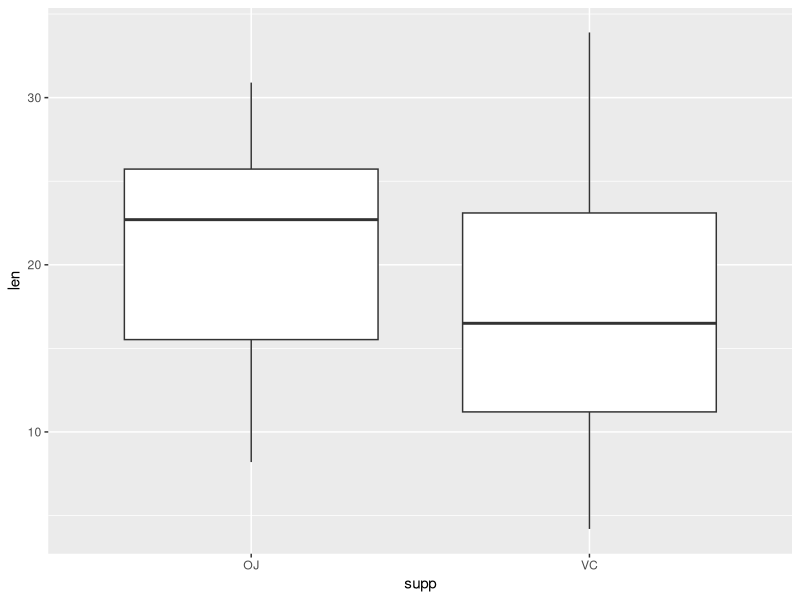
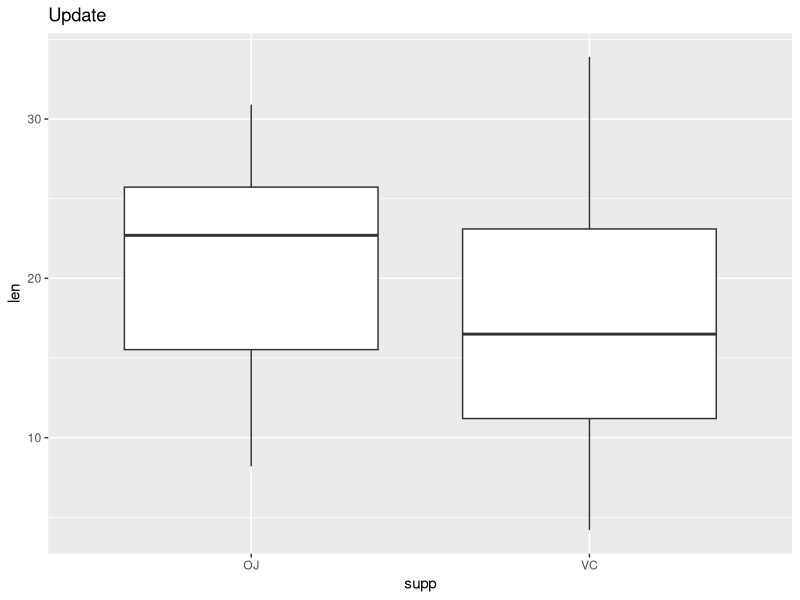
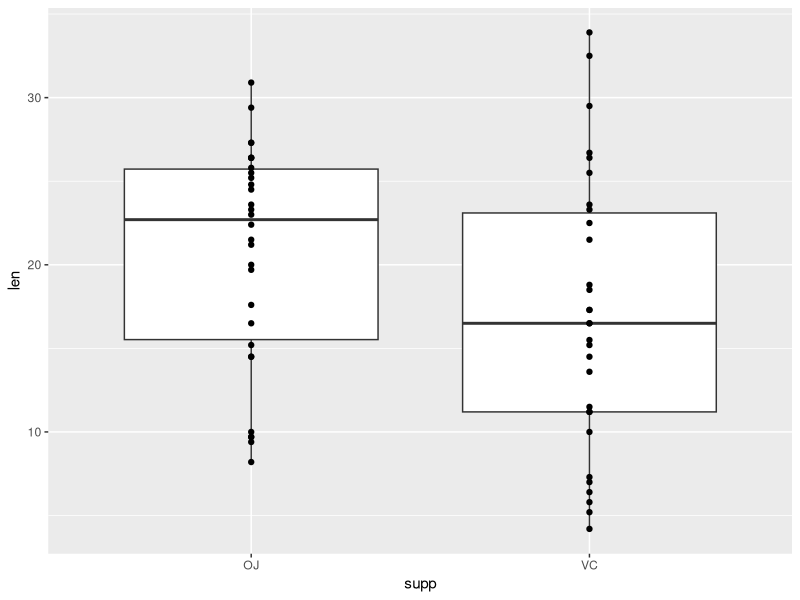
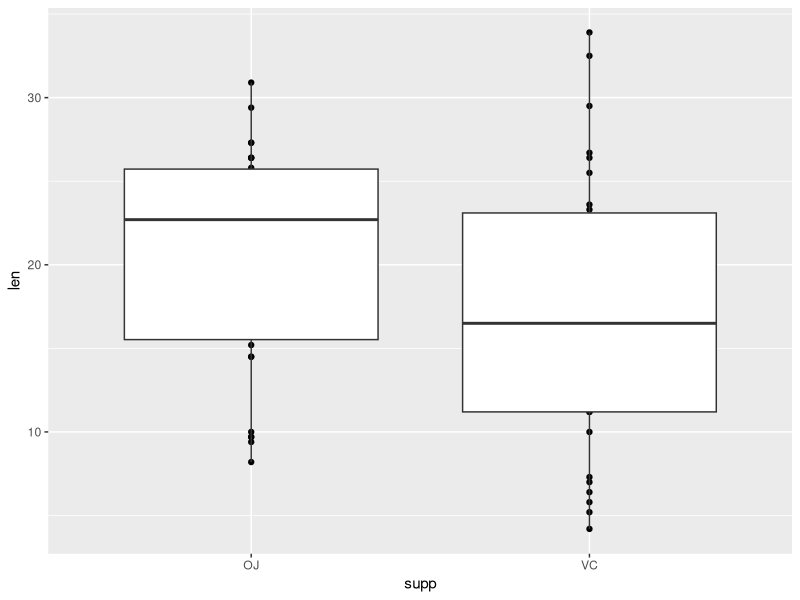
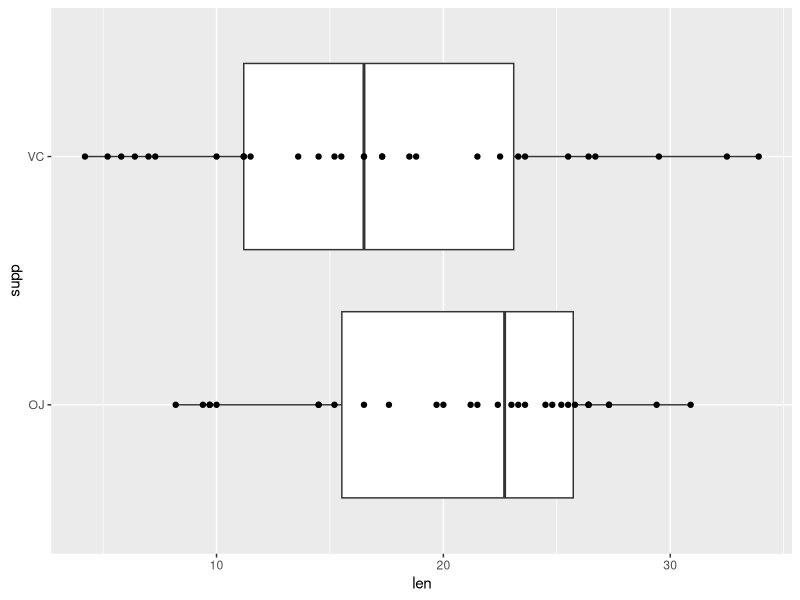
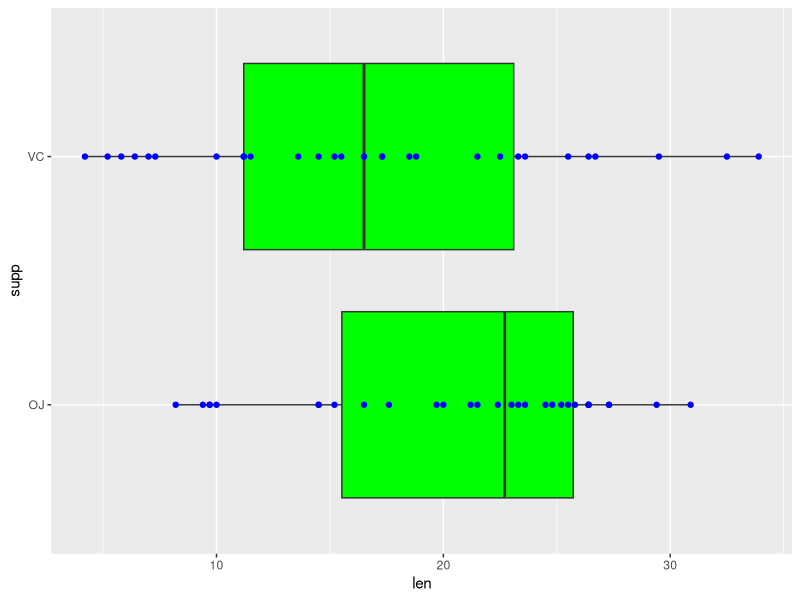
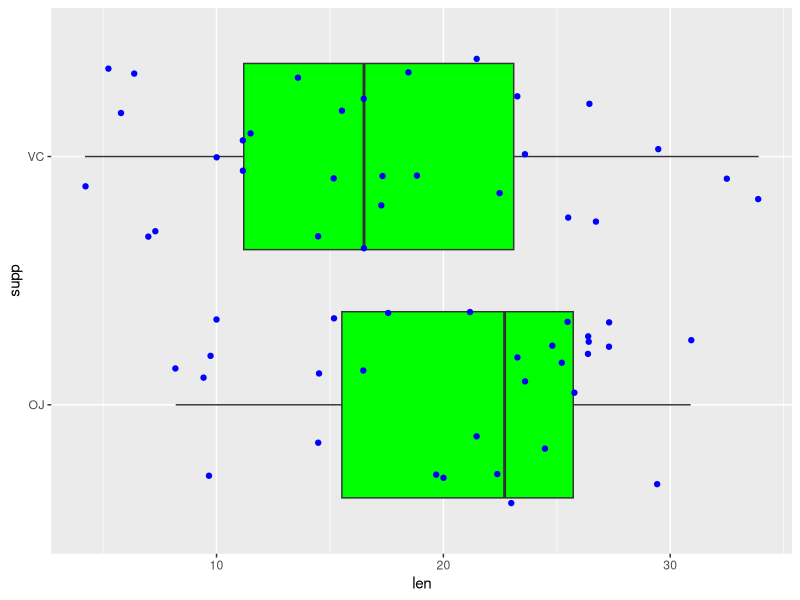
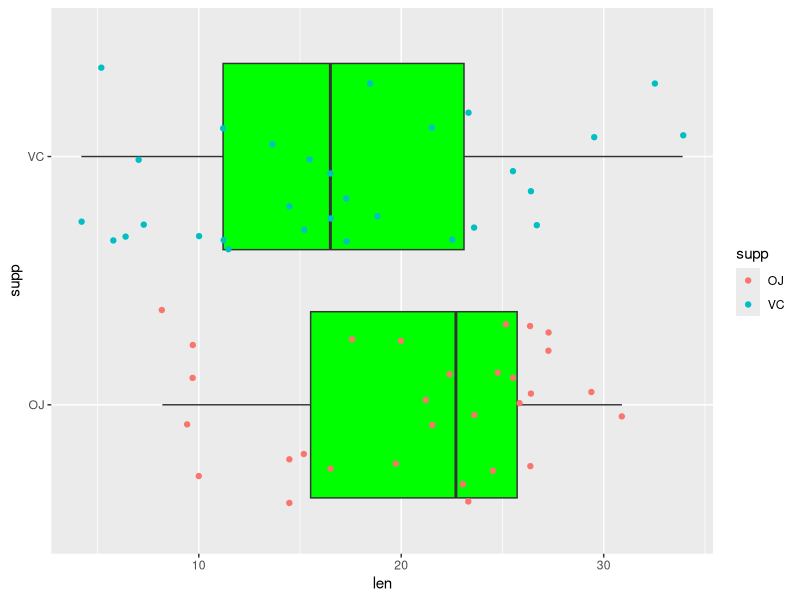

Write the R code that produced these figures, in order. (Note: this script raises an error after producing the figures.)
#11 - Lesson 4-1 continued
#Monday, 2/26/24

library(tidyverse) #or library(ggplot2)
ggplot(ToothGrowth,aes(x=supp,y=len)) + geom_boxplot()

#Re-write line 5 using the piping operator %>%
ToothGrowth %>%
  ggplot(aes(x=supp,y=len)) + geom_boxplot() + ggtitle("Update")

#1
ggplot(ToothGrowth,aes(x=supp,y=len)) + 
  geom_boxplot() + 
  geom_point()

ggplot(ToothGrowth,aes(x=supp,y=len)) + 
    geom_point() +
  geom_boxplot()

#2
ggplot(ToothGrowth,aes(x=supp,y=len)) + 
  geom_boxplot() + 
  geom_point() +
  coord_flip()

#3
ggplot(ToothGrowth,aes(x=supp,y=len)) + 
  geom_boxplot(fill="green") + 
  geom_point(color="blue") +
  coord_flip()

#4
ggplot(ToothGrowth,aes(x=supp,y=len)) + 
  geom_boxplot(fill="green") + 
  geom_jitter(color="blue") +
  coord_flip()

#5
ggplot(ToothGrowth,aes(x=supp,y=len)) + 
  geom_boxplot(fill="green") + 
  geom_jitter(aes(color=supp)) +
  coord_flip()


#diamonds example
View(diamonds)
?diamonds

ggplot(diamonds,aes(x=price,y=cut)) + geom_boxplot()

#1
ggplot(diamonds,aes(x=price,y=cut)) + geom_boxplot() +
  scale_x_log10()

#2
ggplot(diamonds,aes(x=price,y=cut)) + geom_boxplot() +
  scale_x_reverse()

#3
ggplot(diamonds,aes(y=price,x=cut)) + geom_boxplot() +
  scale_x_log10()

#4
ggplot(diamonds,aes(x=price,y=cut)) + geom_boxplot() +
  scale_x_log10()+
  coord_flip()


#Example
View(mtcars)
table(mtcars$cyl)

ggplot(mtcars,aes(x=mpg,y=cyl)) + geom_boxplot()

#Solution #1
ggplot(mtcars,aes(x=mpg,group=cyl)) + geom_boxplot()

#Solution #2
ggplot(mtcars,aes(x=mpg,y=factor(cyl)          )) + geom_boxplot()



#Example
ggplot(diamonds,aes(x=price)) + geom_histogram()

#2
ggplot(diamonds,aes(x=price)) + geom_histogram(bins=2)

#3
ggplot(diamonds,aes(x=price)) + geom_histogram(bins=20,
                                               color="white")

hist(diamonds$price)
box()


#Example
ggplot(diamonds,aes(x=cut)) + geom_bar()

#1
ggplot(diamonds,aes(x=cut)) + geom_bar(fill="purple")

#2
ggplot(diamonds,aes(x=cut,fill=clarity)) + geom_bar()
ggplot(diamonds,aes(x=cut,fill=clarity)) + geom_bar(fill="purple")

#3
ggplot(diamonds,aes(x=cut,fill=clarity)) + geom_bar() +
  labs(fill="CLARITY")


#Example
Majors < c("A&S","Bus","Comm","Edu","Other")
Count <- c(2894,2046,1374,257,591)
Elon <- data.frame(Majors,Count)

ggplot(Elon,aes(x=Majors,y=Count)) + geom_col()

#2
ggplot(Elon,aes(x=Majors,y=Count,fill=Count)) + geom_col()



#How to get rid of that pesky legend:
ggplot(Elon,aes(x=Majors,y=Count,fill=Count)) + geom_col() +
  guides(fill="none")
